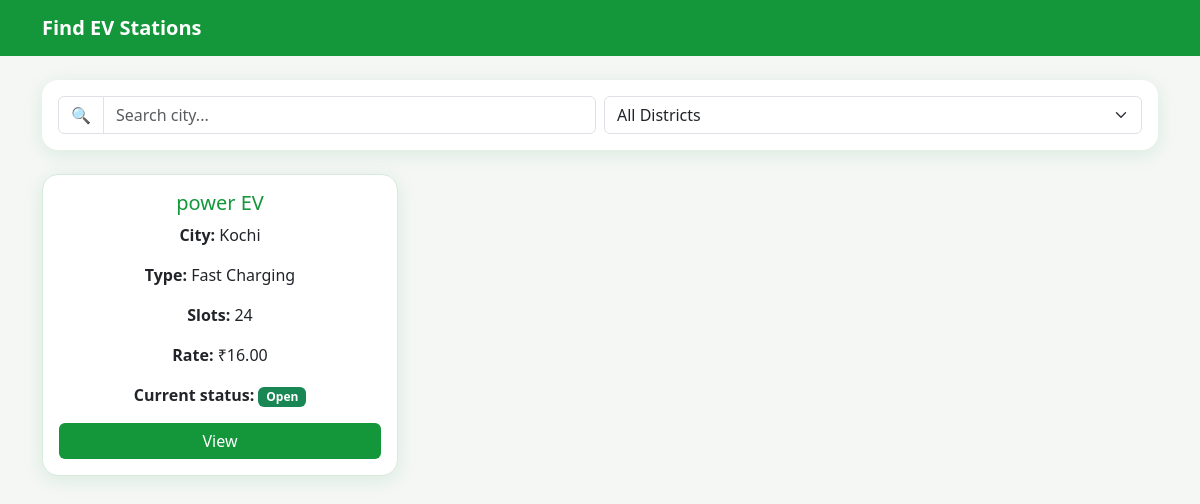
/client/station_search/, run on the app's committed database.
### owner_app/models.py (models this page shows, shortened)
class EVStation(models.Model):
    class OperationalStatus(models.TextChoices):
        OPEN = 'open', 'Open'
        CLOSED = 'closed', 'Closed'
        MAINTENANCE = 'maintenance', 'Under maintenance'
        OFFLINE = 'offline', 'Offline'
    station_id = models.AutoField(
        primary_key=True
    )
    owner = models.ForeignKey(
        OwnerProfile,
        on_delete=models.CASCADE
    )
    station_name = models.CharField(max_length=100)
    city = models.CharField(max_length=50)
    station_type = models.CharField(max_length=50)
    total_slots = models.IntegerField()
    rate_per_unit = models.DecimalField(
        max_digits=6,
        decimal_places=2
    )
    phone_number = models.CharField(max_length=10)
    is_active = models.BooleanField(default=False)
    operational_status = models.CharField(
        max_length=20,
        choices=OperationalStatus.choices,
        default=OperationalStatus.CLOSED,
    )
    status_message = models.CharField(max_length=200, blank=True)
    status_updated_at = models.DateTimeField(null=True, blank=True)
    status_updated_by = models.ForeignKey(
        settings.AUTH_USER_MODEL,
        on_delete=models.SET_NULL,
        null=True,
        blank=True,
        related_name='station_status_updates',
    )

### client_app/views.py (the view)
# urls.py: path('station_search/',views.station_search,name='station_search'),
def station_search(request):
    stations = EVStation.objects.filter(
        is_active=True
    )
    return render(
        request,
        'station_search.html',
        {
            'stations': stations
        }
    )

### client_app/templates/station_search.html (shortened to what this page needs)
{% load static %}
<!DOCTYPE html>
<html lang="en">
<head>
  <link href="https://cdn.jsdelivr.net/npm/bootstrap@5.3.3/dist/css/bootstrap.min.css" rel="stylesheet">
  <link rel="stylesheet" href="{% static 'css/station_search.css' %}">
</head>
<body>
<nav class="navbar navbar-dark custom-navbar">
  <div class="container">
    <span class="navbar-brand fw-bold">
      Find EV Stations
    </span>
  </div>
</nav>
<div class="container mt-4">
  <div class="search-box p-3 mb-4">
    <div class="row g-2">
      <div class="col-md-6">
        <div class="input-group">
          <span class="input-group-text bg-white">
            🔍
          </span>
          <input
            type="text"
            id="searchInput"
            class="form-control"
            placeholder="Search city..."
          >
        </div>
      </div>
      <div class="col-md-6">
        <select id="districtFilter" class="form-select">
          <option value="">All Districts</option>
        </select>
      </div>
    </div>
  </div>
  <div class="row g-4">
    {% for station in stations %}
    <div
      class="col-md-4 station-item"
      data-city="{{ station.city|lower }}"
      data-district="{{ station.city|lower }}"
    >
      <div class="card station-card">
        <div class="card-body text-center">
          <h5>
            {{ station.station_name }}
          </h5>
          <p>
            <strong>City:</strong>
            {{ station.city }}
          </p>
          <p>
            <strong>Type:</strong>
            {{ station.station_type }}
          </p>
          <p>
            <strong>Slots:</strong>
            {{ station.total_slots }}
          </p>
          <p>
            <strong>Rate:</strong>
            ₹{{ station.rate_per_unit }}
          </p>
          <p>
            <strong>Current status:</strong>
            <span class="badge {% if station.operational_status == 'open' %}bg-success{% else %}bg-warning text-dark{% endif %}">{{ station.get_operational_status_display }}</span>
          </p>
          <a href="{% url 'book_now' station.station_id %}" class="btn btn-primary w-100">
    View
</a>
        </div>
      </div>
    </div>
    {% empty %}
    <div class="text-center">
      <h5>No stations available</h5>
    </div>
    {% endfor %}
  </div>
</div>
</body>
</html>

### static/css/station_search.css (style rules this page uses)
body { background: #f5f7f5; font-family: 'Segoe UI', sans-serif; }
.custom-navbar { background: #14963a; }
.search-box { background: #ffffff; border-radius: 16px; box-shadow: 0 4px 20px rgba(20, 150, 58, 0.12); }
.station-card { background: #ffffff; border: 1px solid #d8eadc; border-radius: 16px; box-shadow: 0 4px 20px rgba(20, 150, 58, 0.12); }
.btn-primary { background: #14963a; border: none; }
h1, h2, h3, h4, h5 { color: #14963a; }

### data on the page
EVStation: station_name "power EV", city "Kochi", station_type "Fast Charging", total_slots "24", rate_per_unit "16.00", operational_status "Open"
